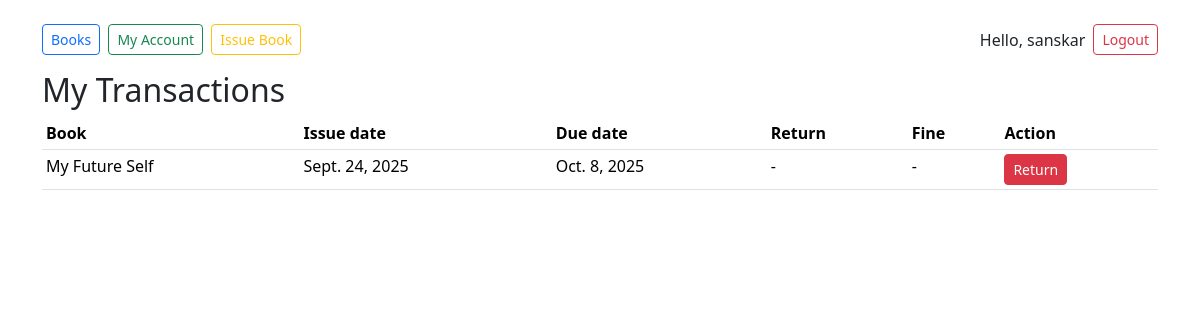
The page /user-home/ (signed in) on the database its author committed.
### library/models.py (models this page shows, shortened)
class Transaction(models.Model):
    STATUS_CHOICES = [('issued', 'Issued'), ('returned', 'Returned')]
    user = models.ForeignKey(User, on_delete=models.CASCADE)
    book = models.ForeignKey(Book, on_delete=models.CASCADE)
    issue_date = models.DateField(default=date.today)
    due_date = models.DateField()
    return_date = models.DateField(null=True, blank=True)
    fine = models.DecimalField(max_digits=8, decimal_places=2, default=Decimal('0.00'))
    fine_paid = models.BooleanField(default=False)
    status = models.CharField(max_length=10, choices=STATUS_CHOICES, default='issued')

class Book(models.Model):
    code_no = models.CharField(max_length=50, unique=True)
    title = models.CharField(max_length=255)
    author = models.CharField(max_length=255, blank=True)
    category = models.ForeignKey(Category, on_delete=models.SET_NULL, null=True, blank=True)
    isbn = models.CharField(max_length=40, blank=True)
    total_copies = models.PositiveIntegerField(default=1)
    available_copies = models.PositiveIntegerField(default=1)
    added_on = models.DateField(auto_now_add=True)

### library/views.py (the view)
# urls.py: path('user-home/', views.user_home, name='user_home'),
@login_required
def user_home(request):
    if request.user.is_staff:
        return redirect('admin_home')
    my_issued = Transaction.objects.filter(user=request.user).order_by('-issue_date')
    return render(request, 'library/user_home.html', {'my_issued': my_issued})

### library/templates/library/user_home.html (shortened to what this page needs)
{% extends "library/base.html" %}
{% block content %}
<h2>My Transactions</h2>
<table class="table table-sm">
  <thead><tr><th>Book</th><th>Issue date</th><th>Due date</th><th>Return</th><th>Fine</th><th>Action</th></tr></thead>
  <tbody>
    {% for t in my_issued %}
      <tr>
        <td>{{ t.book.title }}</td>
        <td>{{ t.issue_date }}</td>
        <td>{{ t.due_date }}</td>
        <td>{% if t.return_date %}{{ t.return_date }}{% else %}-{% endif %}</td>
        <td>{% if t.fine %}₹{{ t.fine }}{% else %}-{% endif %}</td>
        <td>
          {% if t.status == 'issued' %}
            <a class="btn btn-sm btn-danger" href="{% url 'return_book' t.id %}">Return</a>
          {% elif t.fine and not t.fine_paid %}
            <a class="btn btn-sm btn-primary" href="{% url 'pay_fine' t.id %}">Pay Fine</a>
          {% else %}
            <span class="text-muted">—</span>
          {% endif %}
        </td>
      </tr>
    {% empty %}
      <tr><td colspan="6">You have no transactions.</td></tr>
    {% endfor %}
  </tbody>
</table>
{% endblock %}

### library/templates/library/base.html (shortened to what this page needs)
<!doctype html>
<html>
<head>
  <link href="https://cdn.jsdelivr.net/npm/bootstrap@5.3.2/dist/css/bootstrap.min.css" rel="stylesheet">
</head>
<body class="container py-4">
  <nav class="mb-3 d-flex align-items-center">
    <div>
      <a class="btn btn-sm btn-outline-primary me-1" href="{% url 'book_availability' %}">Books</a>
      {% if user.is_staff %}
        <a class="btn btn-sm btn-outline-secondary me-1" href="{% url 'admin_home' %}">Admin Dashboard</a>
        <a class="btn btn-sm btn-outline-warning me-1" href="{% url 'issue_book' %}">Issue Book</a>
      {% else %}
        <a class="btn btn-sm btn-outline-success me-1" href="{% url 'user_home' %}">My Account</a>
        <a class="btn btn-sm btn-outline-warning me-1" href="{% url 'issue_book' %}">Issue Book</a>
      {% endif %}
    </div>
    <div class="ms-auto d-flex align-items-center">
      {% if user.is_authenticated %}
        <span class="me-2">Hello, {{ user.username }}</span>
        <form method="post" action="{% url 'logout' %}" style="display:inline;">
          <button type="submit" class="btn btn-sm btn-outline-danger">Logout</button>
        </form>
      {% else %}
        <a class="btn btn-sm btn-outline-primary" href="{% url 'login' %}">Login</a>
      {% endif %}
    </div>
  </nav>
  {% block content %}{% endblock %}
</body>
</html>

### rows shown on the page
Transaction: book "My Future Self", issue_date "Sept. 24, 2025", due_date "Oct. 8, 2025", status "Return"

### other values the page prints
{{ user.username }} "sanskar"
